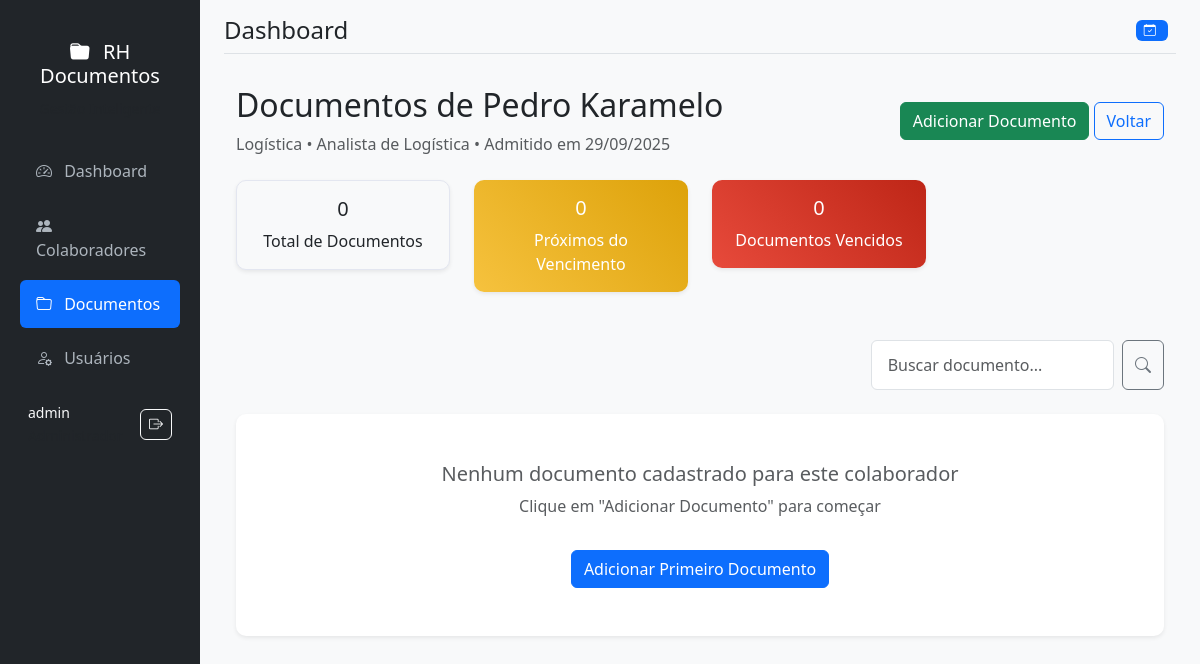
The app's page /colaborador/2/documentos (signed in), older data.
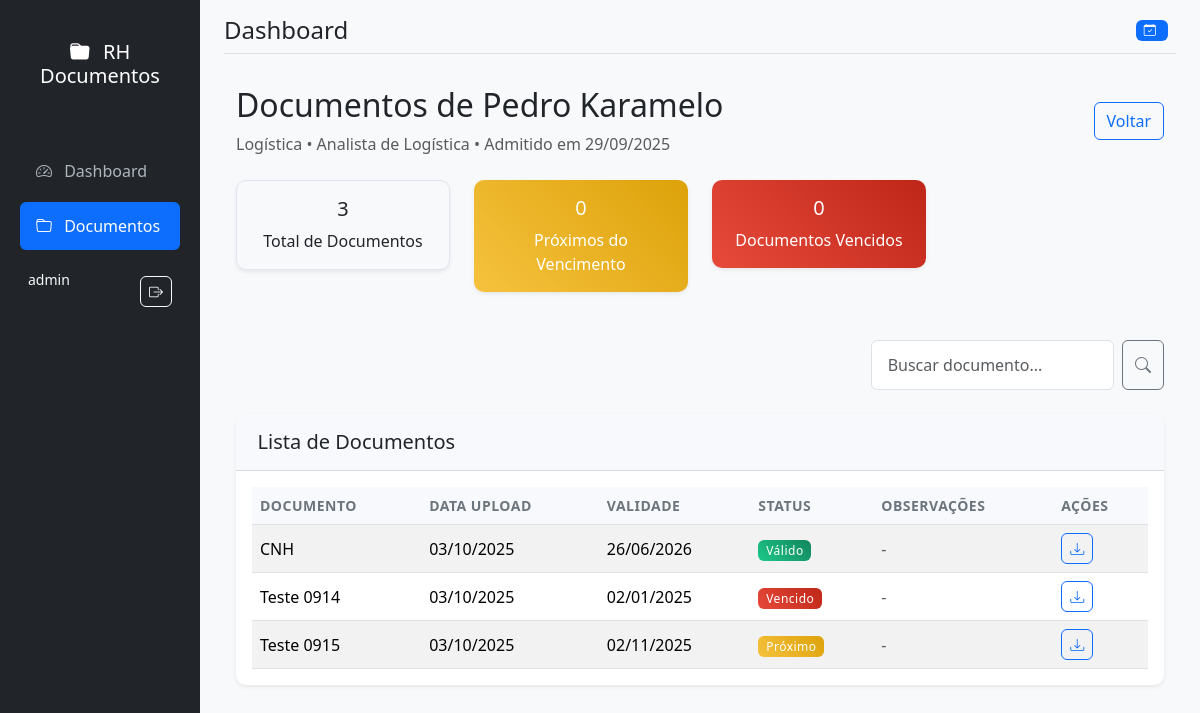
The same page, newer data.
### models.py (models this page shows, shortened)
class User(UserMixin, db.Model):
    id = db.Column(db.Integer, primary_key=True)
    username = db.Column(db.String(80), unique=True, nullable=False)
    email = db.Column(db.String(120), unique=True, nullable=False)
    password_hash = db.Column(db.String(120), nullable=False)
    role = db.Column(db.String(20), nullable=False, default='visitante')
    created_at = db.Column(db.DateTime, default=datetime.utcnow)
    def has_permission(self, permission):
        roles_permissions = {
            'visitante': ['download'],
            'operador': ['download', 'add_documento', 'add_colaborador', 'renovar_documento'],
            'gestor': ['download', 'add_documento', 'add_colaborador', 'renovar_documento', 'edit_documento', 'delete_documento'],
            'administrador': ['download', 'add_documento', 'add_colaborador', 'renovar_documento', 'edit_documento', 'delete_documento', 'add_usuario']
        }
        return permission in roles_permissions.get(self.role, [])

class Colaborador(db.Model):
    id = db.Column(db.Integer, primary_key=True)
    nome = db.Column(db.String(100), nullable=False)
    email = db.Column(db.String(120))
    departamento = db.Column(db.String(50))
    cargo = db.Column(db.String(50))
    data_admissao = db.Column(db.Date)
    created_at = db.Column(db.DateTime, default=datetime.utcnow)
    documentos = db.relationship('Documento', backref='colaborador', lazy=True, cascade='all, delete-orphan')

class Documento(db.Model):
    id = db.Column(db.Integer, primary_key=True)
    colaborador_id = db.Column(db.Integer, db.ForeignKey('colaborador.id'), nullable=False)
    nome = db.Column(db.String(100), nullable=False)
    tipo_validade = db.Column(db.String(20), nullable=False)  # indeterminado, 3, 6, 12, personalizado
    data_upload = db.Column(db.DateTime, default=datetime.utcnow)
    data_validade = db.Column(db.Date)
    arquivo = db.Column(db.String(200), nullable=False)
    observacoes = db.Column(db.Text)
    def status_vencimento(self):
        if self.tipo_validade == 'indeterminado':
            return 'válido'
        hoje = datetime.now().date()
        if self.data_validade < hoje:
            return 'vencido'
        elif (self.data_validade - hoje).days <= 30:
            return 'proximo_vencer'
        else:
            return 'válido'

### app.py (the view)
@app.route('/colaborador/<int:colaborador_id>/documentos')
@login_required
def documentos_colaborador(colaborador_id):
    colaborador = Colaborador.query.get_or_404(colaborador_id)
    search_query = request.args.get('search', '').strip()
    query = Documento.query.filter_by(colaborador_id=colaborador_id)
    if search_query:
        search_term = f'%{search_query}%'
        query = query.filter(Documento.nome.ilike(search_term))
    documentos = query.all()
    return render_template('documentos_colaborador.html',
                         colaborador=colaborador,
                         documentos=documentos,
                         search_query=search_query)

### app.py (called while the page is built)
@login_manager.user_loader
def load_user(user_id):
    return User.query.get(int(user_id))

@app.teardown_appcontext
def shutdown_session(exception=None):
    db.session.remove()

### templates/documentos_colaborador.html (shortened to what this page needs)
{% extends "base.html" %}
{% block content %}
<div class="d-flex justify-content-between align-items-center mb-4">
    <div>
        <h2>Documentos de {{ colaborador.nome }}</h2>
        <p class="text-muted mb-0">
            {{ colaborador.departamento }} • {{ colaborador.cargo }}
            {% if colaborador.data_admissao %}
            • Admitido em {{ colaborador.data_admissao.strftime('%d/%m/%Y') }}
            {% endif %}
        </p>
    </div>
    <div>
        {% if current_user.has_permission('add_documento') %}
        <a href="{{ url_for('novo_documento', colaborador_id=colaborador.id) }}" class="btn btn-success">
            Adicionar Documento
        </a>
        {% endif %}
        <a href="{{ url_for('documentos') }}" class="btn btn-outline-primary">Voltar</a>
    </div>
</div>
<div class="row mb-4">
    <div class="col-md-3">
        <div class="card bg-light">
            <div class="card-body text-center">
                <h5 class="card-title">{{ documentos|length }}</h5>
                <p class="card-text">Total de Documentos</p>
            </div>
        </div>
    </div>
    <div class="col-md-3">
        <div class="card bg-warning text-white">
            <div class="card-body text-center">
                <h5 class="card-title">{{ documentos|selectattr('status_vencimento', 'equalto', 'proximo_vencer')|list|length }}</h5>
                <p class="card-text">Próximos do Vencimento</p>
            </div>
        </div>
    </div>
    <div class="col-md-3">
        <div class="card bg-danger text-white">
            <div class="card-body text-center">
                <h5 class="card-title">{{ documentos|selectattr('status_vencimento', 'equalto', 'vencido')|list|length }}</h5>
                <p class="card-text">Documentos Vencidos</p>
            </div>
        </div>
    </div>
</div>
<div class="row justify-content-end mb-4">
    <div class="col-md-5 col-lg-4">
        <form method="GET" class="d-flex">
            <input type="search" name="search" class="form-control me-2" placeholder="Buscar documento..." value="{{ search_query }}">
            <button class="btn btn-outline-secondary" type="submit" title="Pesquisar Documento">
                <i class="bi bi-search"></i>
            </button>
        </form>
    </div>
</div>
{% if documentos %}
<div class="card">
    <div class="card-header">
        <h5 class="mb-0">Lista de Documentos</h5>
    </div>
    <div class="card-body">
        <div class="table-responsive">
            <table class="table table-striped">
                <thead>
                    <tr>
                        <th>Documento</th>
                        <th>Data Upload</th>
                        <th>Validade</th>
                        <th>Status</th>
                        <th>Observações</th>
                        <th>Ações</th>
                    </tr>
                </thead>
                <tbody>
                    {% for doc in documentos %}
                    <tr>
                        <td>{{ doc.nome }}</td>
                        <td>{{ doc.data_upload.strftime('%d/%m/%Y') }}</td>
                        <td>
                            {% if doc.tipo_validade == 'indeterminado' %}
                                <span class="text-muted">Indeterminado</span>
                            {% else %}
                                {{ doc.data_validade.strftime('%d/%m/%Y') }}
                            {% endif %}
                        </td>
                        <td>
                            {% set status = doc.status_vencimento() %}
                            {% if status == 'vencido' %}
                                <span class="badge bg-danger">Vencido</span>
                            {% elif status == 'proximo_vencer' %}
                                <span class="badge bg-warning">Próximo</span>
                            {% else %}
                                <span class="badge bg-success">Válido</span>
                            {% endif %}
                        </td>
                        <td>
                            {% if doc.observacoes %}
                                <small class="text-muted">{{ doc.observacoes[:50] }}{% if doc.observacoes|length > 50 %}...{% endif %}</small>
                            {% else %}
                                <span class="text-muted">-</span>
                            {% endif %}
                        </td>
                        <td>
                            <div class="d-flex flex-nowrap">
                                <a href="{{ url_for('download_documento', documento_id=doc.id) }}" class="btn btn-sm btn-outline-primary me-1" title="Download">
                                    <i class="bi bi-download"></i>
                                </a>
                            </div>
                        </td>
                    </tr>
                    {% endfor %}
                </tbody>
            </table>
        </div>
    </div>
</div>
{% else %}
<div class="card">
    <div class="card-body text-center py-5">
        {% if search_query %}
            <i class="bi bi-x-circle display-1 text-muted mb-3"></i>
            <h5 class="text-muted">Nenhum documento encontrado para "{{ search_query }}"</h5>
        {% else %}
            <h5 class="text-muted">Nenhum documento cadastrado para este colaborador</h5>
            <p class="text-muted">Clique em "Adicionar Documento" para começar</p>
        {% endif %}
        {% if current_user.has_permission('add_documento') and not search_query %}
        <a href="{{ url_for('novo_documento', colaborador_id=colaborador.id) }}" class="btn btn-primary mt-3">
            Adicionar Primeiro Documento
        </a>
        {% endif %}
    </div>
</div>
{% endif %}
{% endblock %}

### templates/base.html (shortened to what this page needs)
<!DOCTYPE html>
<html lang="pt-br" data-bs-theme="light">
<head>
    <link href="https://cdn.jsdelivr.net/npm/bootstrap@5.3.2/dist/css/bootstrap.min.css" rel="stylesheet">
    <link href="https://cdn.jsdelivr.net/npm/bootstrap-icons@1.11.1/font/bootstrap-icons.css" rel="stylesheet">
    <link href="{{ url_for('static', filename='style.css') }}" rel="stylesheet">
</head>
<body>
    <div class="container-fluid">
        <div class="row">
            <nav id="sidebar" class="col-md-3 col-lg-2 d-md-block bg-dark sidebar collapse">
                <div class="position-sticky pt-3">
                    <div class="sidebar-header text-center py-4">
                        <h5 class="text-white">
                            <i class="bi bi-folder-fill me-2"></i>
                            RH Documentos
                        </h5>
                        <small class="text-muted">Gestão Inteligente</small>
                    </div>
                    <ul class="nav flex-column">
                        <li class="nav-item">
                            <a class="nav-link {% if request.endpoint == 'dashboard' %}active{% endif %}"
                               href="{{ url_for('dashboard') }}">
                                <i class="bi bi-speedometer2 me-2"></i>
                                Dashboard
                            </a>
                        </li>
                        {% if current_user.has_permission('add_colaborador') %}
                        <li class="nav-item">
                            <a class="nav-link {% if request.endpoint == 'colaboradores' or request.endpoint == 'novo_colaborador' or request.endpoint == 'editar_colaborador' %}active{% endif %}"
                               href="{{ url_for('colaboradores') }}">
                                <i class="bi bi-people-fill me-2"></i>
                                Colaboradores
                            </a>
                        </li>
                        {% endif %}
                        {% if current_user.has_permission('download') %}
                        <li class="nav-item">
                            <a class="nav-link {% if request.endpoint == 'documentos' or request.endpoint == 'documentos_colaborador' or request.endpoint == 'novo_documento' %}active{% endif %}"
                               href="{{ url_for('documentos') }}">
                                <i class="bi bi-folder me-2"></i>
                                Documentos
                            </a>
                        </li>
                        {% endif %}
                        {% if current_user.role == 'administrador' %}
                        <li class="nav-item">
                            <a class="nav-link {% if request.endpoint == 'usuarios' or request.endpoint == 'novo_usuario' %}active{% endif %}"
                               href="{{ url_for('usuarios') }}">
                                <i class="bi bi-person-gear me-2"></i>
                                Usuários
                            </a>
                        </li>
                        {% endif %}
                    </ul>
                    <div class="sidebar-footer mt-auto p-3">
                        <div class="d-flex align-items-center text-light">
                            <div class="flex-grow-1">
                                <small class="d-block">{{ current_user.username }}</small>
                                <small class="text-muted text-capitalize">{{ current_user.role }}</small>
                            </div>
                            <a href="{{ url_for('logout') }}" class="btn btn-outline-light btn-sm"
                               title="Sair">
                                <i class="bi bi-box-arrow-right"></i>
                            </a>
                        </div>
                    </div>
                </div>
            </nav>
            <main class="col-md-9 ms-sm-auto col-lg-10 px-md-4 main-content">
                <div class="d-flex justify-content-between flex-wrap flex-md-nowrap align-items-center pt-3 pb-2 mb-3 border-bottom">
                    <div class="d-flex align-items-center">
                        <h1 class="h4 mb-0">{% block page_title %}Dashboard{% endblock %}</h1>
                    </div>
                    <div class="btn-toolbar">
                        <div class="btn-group me-2">
                            <span class="badge bg-primary">
                                <i class="bi bi-calendar-check me-1"></i>
                            </span>
                        </div>
                    </div>
                </div>
                <div class="container-fluid py-3">
                    {% block content %}{% endblock %}
                </div>
            </main>
        </div>
    </div>
</body>
</html>

### static/style.css (style rules this page uses)
body { background-color: #f8f9fa; font-family: 'Segoe UI', Tahoma, Geneva, Verdana, sans-serif; }
.card { border: none; box-shadow: 0 0.125rem 0.25rem rgba(0, 0, 0, 0.075); margin-bottom: 1.5rem; border-radius: 10px; }
.card-header { border-bottom: 1px solid #e3e6f0; background-color: #f8f9fc; font-weight: 600; padding: 1rem 1.35rem; }
.badge { font-size: 0.75em; padding: 0.35em 0.65em; }
.table { margin-bottom: 0; }
.table th { border-top: none; font-weight: 600; color: #5a5c69; background-color: #f8f9fc; }
.table-striped tbody tr:nth-of-type(odd) { background-color: rgba(0, 0, 0, 0.02); }
.btn { border-radius: 0.35rem; font-weight: 500; }
.btn-sm { padding: 0.25rem 0.5rem; font-size: 0.875rem; }
.form-control, .form-select { border-radius: 0.35rem; border: 1px solid #d1d3e2; padding: 0.75rem 1rem; }
.card.bg-warning { background: linear-gradient(45deg, #f6c23e, #dda20a) !important; }
.card.bg-danger { background: linear-gradient(45deg, #e74a3b, #be2617) !important; }
.badge.bg-warning { background: linear-gradient(45deg, #f6c23e, #dda20a) !important; }
.badge.bg-danger { background: linear-gradient(45deg, #e74a3b, #be2617) !important; }
.badge.bg-success { background: linear-gradient(45deg, #1cc88a, #13855c) !important; }
.card.bg-light { background-color: #f8f9fa !important; border: 1px solid #e3e6f0; }
.sidebar { min-height: 100vh; box-shadow: 0 0 10px rgba(0, 0, 0, 0.1); transition: all 0.3s; }
.sidebar .nav-link { color: #adb5bd; padding: 0.75rem 1rem; margin: 0.2rem 0.5rem; border-radius: 0.375rem; transition: all 0.3s; }
.sidebar .nav-link.active { color: #fff; background-color: #0d6efd; }
.sidebar .nav-link i { width: 20px; text-align: center; }
.main-content { background-color: #f8f9fa; min-height: 100vh; }
.card { border: none; box-shadow: 0 0.125rem 0.25rem rgba(0, 0, 0, 0.075); transition: box-shadow 0.3s ease; }
.card-header { border-bottom: 1px solid rgba(0, 0, 0, 0.125); font-weight: 600; }
.table th { border-top: none; font-weight: 600; font-size: 0.875rem; text-transform: uppercase; letter-spacing: 0.5px; color: #6c757d; }
.table td { vertical-align: middle; }
.btn { border-radius: 0.375rem; font-weight: 500; transition: all 0.3s ease; }
.badge { font-weight: 500; letter-spacing: 0.5px; }
.form-control, .form-select { border-radius: 0.375rem; border: 1px solid #dee2e6; transition: all 0.3s ease; }

Row changes from the older to the newer data that the page shows:
changed User "admin": role "administrador" → "visitante" (drawn)
added Documento: nome "CNH", data_upload "03/10/2025", data_validade "26/06/2026", shows "Válido"
added Documento: nome "Teste 0914", data_upload "03/10/2025", data_validade "02/01/2025", shows "Vencido"
added Documento: nome "Teste 0915", data_upload "03/10/2025", data_validade "02/11/2025", shows "Próximo"
Text that changed along with them:
{{ documentos|length }}: "0" → "3"
text no longer shown: "Colaboradores Usuários Adicionar Documento Nenhum documento cadastrado para este colaborador Clique em \"Adicionar Documento\" para começar Adicionar Primeiro Documento"
text now shown: "Lista de Documentos DOCUMENTO DATA UPLOAD VALIDADE STATUS OBSERVAÇÕES AÇÕES"
